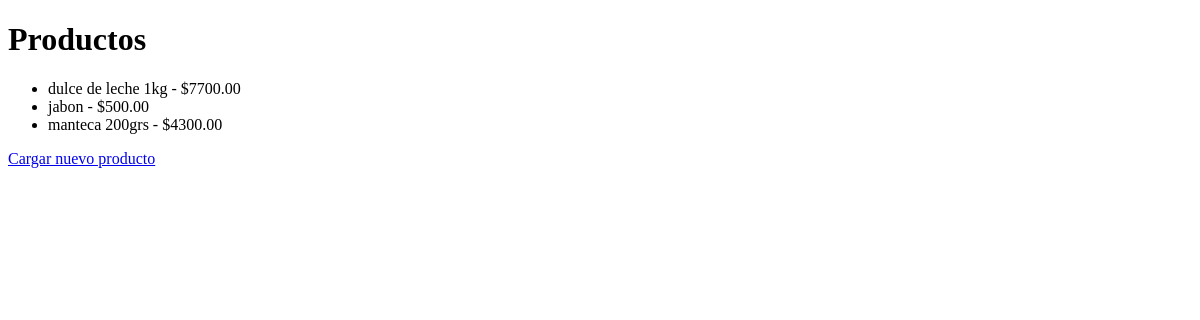
The app's page /productos/, older data.
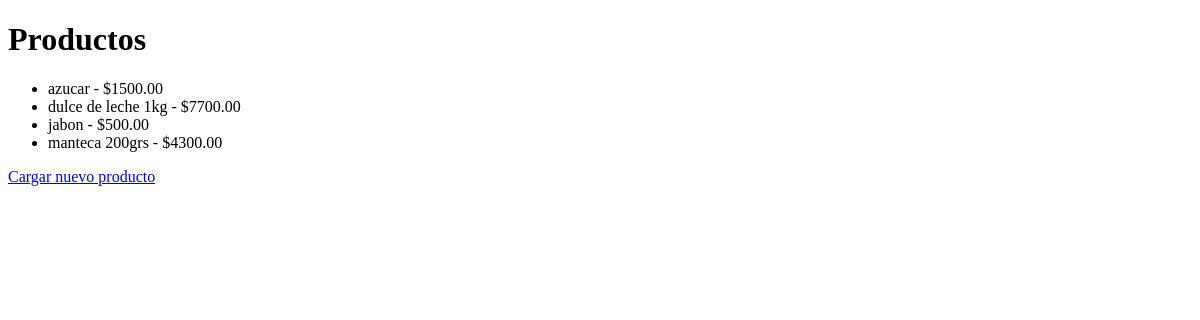
The same page, newer data.
### productos/models.py (models this page shows, shortened)
class Producto(models.Model):
    nombre = models.CharField(max_length=100)
    descripcion = models.TextField(blank=True, null=True)
    precio = models.DecimalField(max_digits=10, decimal_places=2)

### productos/views.py (the view)
# urls.py: path('', lista_productos, name='lista_productos'),
def lista_productos(request):
    productos = Producto.objects.all().order_by('nombre')
    return render(request, 'productos/lista.html', {'productos': productos})

### productos/templates/productos/lista.html (shortened to what this page needs)
<!DOCTYPE html>
<html>
<head>
</head>
<body>
    <h1>Productos</h1>
    <ul>
        {% for producto in productos %}
            <li>{{ producto.nombre }} - ${{ producto.precio }}</li>
        {% empty %}
            <li>No hay productos cargados.</li>
        {% endfor %}
    </ul>
    <a href="{% url 'cargar_producto' %}">Cargar nuevo producto</a>
</body>
</html>

Row changes from the older to the newer data that the page shows:
added Producto: nombre "azucar", precio "1500.00"
